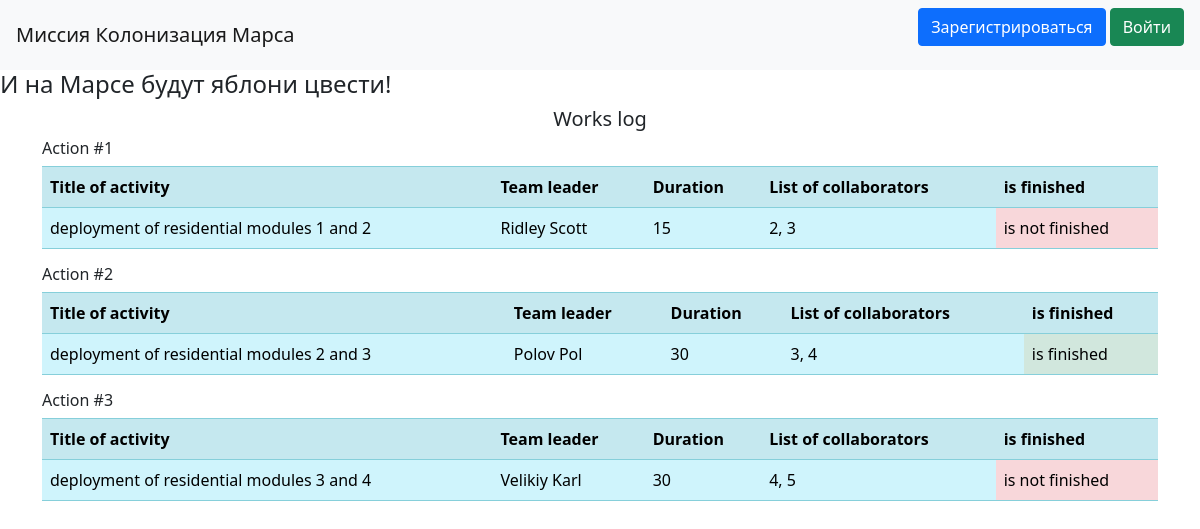
Before: / with the older database file.
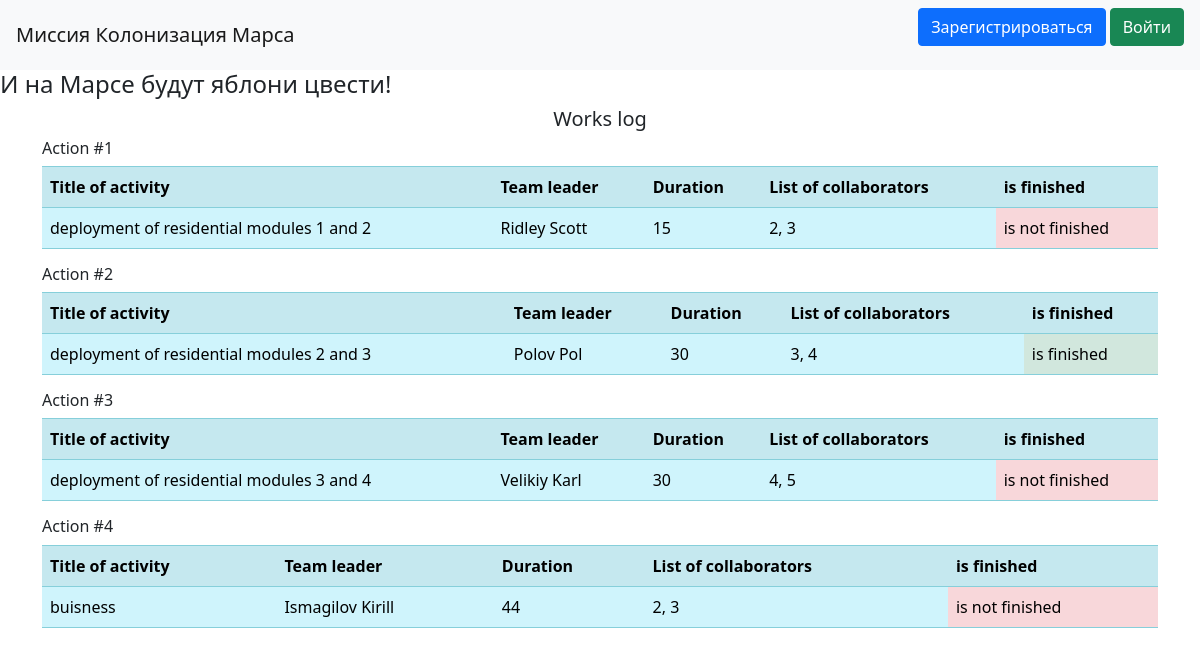
After: the same page with the newer database file.
### data/jobs.py (models this page shows)
class Jobs(SqlAlchemyBase):
    __tablename__ = 'jobs'
    id = sqlalchemy.Column(sqlalchemy.Integer,
                           primary_key=True, autoincrement=True)
    team_leader = sqlalchemy.Column(sqlalchemy.Integer, ForeignKey('users.id'), nullable=False)
    job = sqlalchemy.Column(sqlalchemy.Text, nullable=True)
    work_size = sqlalchemy.Column(sqlalchemy.Integer, nullable=False)
    collaborators = sqlalchemy.Column(sqlalchemy.String, nullable=True)
    start_date = sqlalchemy.Column(sqlalchemy.DateTime, default=datetime.datetime.now)
    end_date = sqlalchemy.Column(sqlalchemy.DateTime, nullable=True)
    is_finished = sqlalchemy.Column(sqlalchemy.Boolean, default=False)
    user = orm.relationship('User')

### data/users.py (models this page shows, shortened)
class User(SqlAlchemyBase, UserMixin):
    __tablename__ = 'users'
    id = sqlalchemy.Column(sqlalchemy.Integer,
                           primary_key=True, autoincrement=True)
    surname = sqlalchemy.Column(sqlalchemy.String, nullable=True)
    name = sqlalchemy.Column(sqlalchemy.String, nullable=True)
    age = sqlalchemy.Column(sqlalchemy.Integer, nullable=True)
    position = sqlalchemy.Column(sqlalchemy.String, nullable=True)
    speciality = sqlalchemy.Column(sqlalchemy.String, nullable=True)
    address = sqlalchemy.Column(sqlalchemy.String, nullable=True)
    email = sqlalchemy.Column(sqlalchemy.String,
                              index=True, unique=True, nullable=True)
    hashed_password = sqlalchemy.Column(sqlalchemy.String, nullable=True)
    modified_date = sqlalchemy.Column(sqlalchemy.DateTime,
                                      default=datetime.datetime.now)
    jobs = orm.relationship('Jobs', back_populates='user')

### main.py (the view)
    @app.route("/")
    def table():
        jobs = db_sess.query(Jobs).all()
        users = db_sess.query(User).all()
        users_dict = {user.id: (user.name, user.surname) for user in users}
        return render_template('table.html', jobs=jobs, users_dict=users_dict)

### templates/table.html
{% extends "base.html" %}
{% block content %}
<h5 align="center">Works log</h5>
<div>
    {% for job in jobs %}
    <h6>Action #{{ job.id }}</h6>
    <table class="table table-info table-striped">
        <tr>
            <th>Title of activity</th>
            <th>Team leader</th>
            <th>Duration</th>
            <th>List of collaborators</th>
            <th>is finished</th>
        </tr>
        <tr>
            <td>{{ job.job }}</td>
            {% set team_leader = users_dict[job.team_leader] if job.team_leader in users_dict else (None, None) %}
            <td>{{ team_leader[0] if team_leader[0] else 'Error' }} {{ team_leader[1] if team_leader[1] else '' }}</td>
            <td>{{ job.work_size }}</td>
            <td>{{ job.collaborators }}</td>
            {% if job.is_finished %}
            <td class="table-success">is finished</td>
            {% else %}
            <td class="table-danger">is not finished</td>
            {% endif %}
        </tr>
    </table>
    {% endfor %}
</div>
{% endblock %}

### templates/base.html (shortened to what this page needs)
<!doctype html>
<html lang="en">
<head>
    <link rel="stylesheet"
          href="https://stackpath.bootstrapcdn.com/bootstrap/4.4.1/css/bootstrap.min.css"
>
    <link rel="stylesheet"
          href="https://cdn.jsdelivr.net/npm/bootstrap@5.0.0-beta1/dist/css/bootstrap.min.css"
>
</head>
<body>
<header>
    <nav class="navbar navbar-light bg-light">
        <a class="navbar-brand" href="#">Миссия Колонизация Марса</a>
        {% if current_user.is_authenticated %}
            <a class="navbar-brand" href="/logout">{{ current_user.name }} {{ current_user.surname }}</a>
        {% else %}
            <p>
                <a class="btn btn-primary " href="/register">Зарегистрироваться</a>
                <a class="btn btn-success" href="/login">Войти</a>
            </p>
        {% endif %}
    </nav>
    <h4>
        И на Марсе будут яблони цвести!
    </h4>
</header>
<main role="main" class="container">
    {% block content %}{% endblock %}
</main>
</body>
</html>

Changed rows visible on the page:
added Jobs: id "4", job "buisness", work_size "44", collaborators "2, 3", is_finished "is not finished"
now on this page (row unchanged): User: name "Ismagilov", surname "Kirill"
